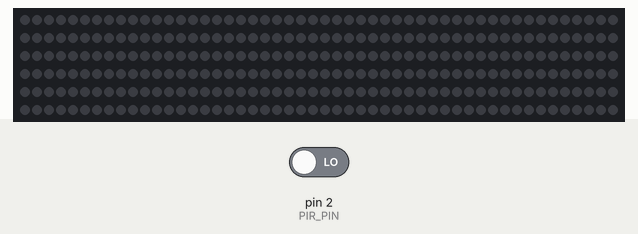
A sketch run on a simulated Arduino Uno, built with avr-gcc and run on an emulated ATmega328P. On the bench: 300 RGB LEDs in strip order, left to right, continuing on the next row. The test bench sets the inputs (shaded band); at power-on: pin 2 (PIR_PIN) LOW. Dim RGB values are drawn brighter than linear; colours are those a GRB WS2812 strip shows for the declared byte order.

Above: at 5.3 s.
5.4 s: pin 2 (PIR_PIN) driven HIGH
At 8.28 s:
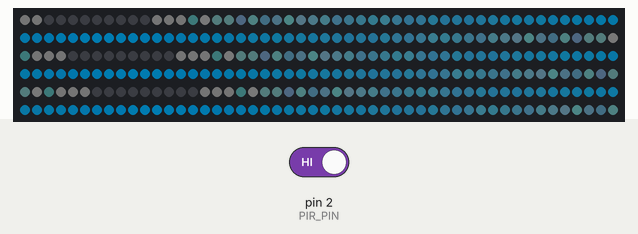
10.3 s: pin 2 (PIR_PIN) driven LOW
At 11.7 s:
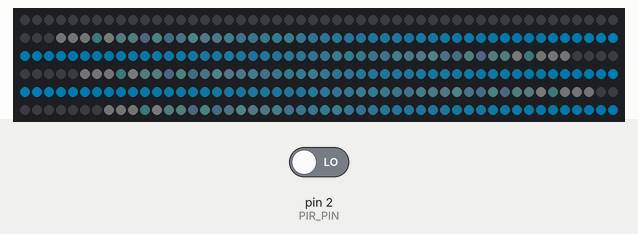
Timing chart, 0 to 13.3 s (numbered marks = the images above; inputs shaded):
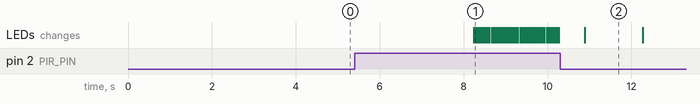

The sketch:

motion_led_test.ino
```cpp
// developed by abhi velaga
// github.com/avelaga
// abhi.work

#include <FastLED.h>

#define NUM_LEDS 300
#define LED_PIN 8
#define PIR_PIN 2

int pirState = LOW;
int val = 0;
CRGB leds[NUM_LEDS];
int currSat = 0;
bool goingUp = true;


// variables for you to play with
int distance = 5;
int delayTime = 30;
int hue = 200;
int maxBrightness = 100; // max of 255

void setup() {
  LEDS.addLeds<WS2812, LED_PIN, RGB>(leds, NUM_LEDS);
  LEDS.setBrightness(maxBrightness);
  Serial.begin(9600);
  pinMode(PIR_PIN, INPUT);
  clearAll();
}

void clearAll() {
  for (int i = 0; i < NUM_LEDS; i++) {
    leds[i] = CRGB( 0, 0, 0);
    FastLED.show();
  }
}

// led code to run when motion is detected
void animate() {
//  Serial.println("enetered animate");
//  Serial.println(currSat);
  for (int i = 0; i < NUM_LEDS; i++) {

    leds[i] = CHSV(hue, currSat, currSat);
    if (goingUp) {
      currSat += distance;
    }
    else {
      currSat -= distance;
    }

    if(currSat >= 255){
      goingUp = false;
    }
    if(currSat <= 0){
      goingUp = true;
    }
  }
  FastLED.show();
  delay(delayTime);
//  Serial.println("exited animate");
}

void readMotion() {
  val = digitalRead(PIR_PIN);
//  Serial.println(val);
  if (val == HIGH) { // if there's motion then run led pattern
//    Serial.println("MOTION!");
     animate(); // run led pattern
  } else { // if theres no motion, turn leds off
//    Serial.println("no motion :(");
     clearAll(); // turns led strip off
  }
}


void loop() {
  readMotion();
//animate(); // only for working on animation, leave commented out for normal use
}
```

Measured:
- after the input at 5.4 s, the LEDs: first change after 2.8 s (image 1 shows a later state)
- what the display in image 2 shows lasts 1.4 s, from 10.9 s to 12.3 s
